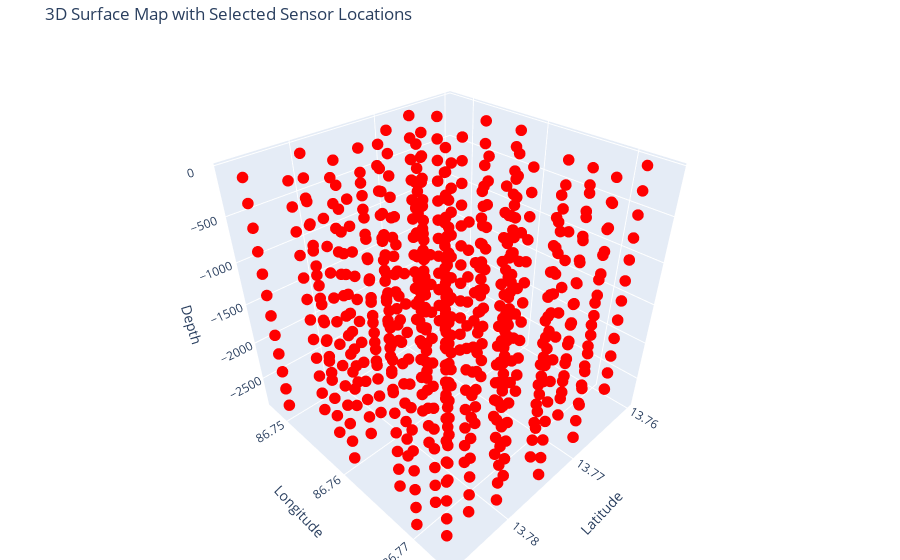

Notebook source saved alongside this figure:
### Code cell
fig = go.Figure()

# Add surface map
fig.add_trace(go.Surface(
    x=df['Latitude'], y=df['Longitude'], z=df['Depth'],
    colorscale='turbo',
    opacity=1,
    showscale=False
))

# Add selected sensors as scatter plot
fig.add_trace(go.Scatter3d(
    x=selected_sensor['Latitude'], y=selected_sensor['Longitude'], z=selected_sensor['Depth'],
    mode='markers',
    marker=dict(
        size=4,
        color='red',
        symbol='circle'
    ),
    name='Selected Sensors'
))

# Customize layout
fig.update_layout(
    title='3D Surface Map with Selected Sensor Locations',
    scene=dict(
        xaxis_title='Latitude',
        yaxis_title='Longitude',
        zaxis_title='Depth',
    ),
    margin=dict(l=0, r=0, b=0, t=40)
)

# Show the plot
fig.show()

### Figure 1 — Plotly figure (JSON) as saved in the notebook; plotly's stock layout.template omitted (floating-point values rounded to 4 significant figures; data arrays with more than 128 entries replaced by an {"elided": "..."} marker saying what was removed)
{"data": [{"colorscale": [[0, "#30123b"], [0.07143, "#4145ab"], [0.1429, "#4675ed"], [0.2143, "#39a2fc"], [0.2857, "#1bcfd4"], [0.3571, "#24eca6"], [0.4286, "#61fc6c"], [0.5, "#a4fc3b"], [0.5714, "#d1e834"], [0.6429, "#f3c63a"], [0.7143, "#fe9b2d"], [0.7857, "#f36315"], [0.8571, "#d93806"], [0.9286, "#b11901"], [1, "#7a0402"]], "opacity": 1, "showscale": false, "type": "surface", "x": [13.76, 13.76, 13.76, 13.76, 13.76, 13.76, 13.76, 13.76, 13.77, 13.77, 13.77, 13.77, 13.77, 13.77, 13.77, 13.77, 13.77, 13.77, 13.77, 13.77, 13.77, 13.77, 13.77, 13.77, 13.77, 13.77, 13.77, 13.77, 13.78, 13.78, 13.78, 13.78, 13.78, 13.78, 13.78, 13.78, 13.78, 13.78, 13.78, 13.78, 13.78, 13.78, 13.78, 13.78, 13.78, 13.78, 13.78, 13.78, 13.78, 13.79, 13.79, 13.79, 13.79], "y": [86.77, 86.76, 86.75, 86.77, 86.77, 86.77, 86.75, 86.76, 86.75, 86.76, 86.77, 86.76, 86.76, 86.77, 86.75, 86.76, 86.77, 86.77, 86.75, 86.75, 86.76, 86.77, 86.76, 86.77, 86.75, 86.76, 86.76, 86.77, 86.75, 86.77, 86.76, 86.75, 86.77, 86.76, 86.77, 86.75, 86.76, 86.77, 86.75, 86.76, 86.75, 86.77, 86.76, 86.77, 86.76, 86.77, 86.75, 86.76, 86.77, 86.77, 86.76, 86.75, 86.77], "z": [-3067, -3067, -3067, -3067, -3067, -3067, -3067, -3067, -3067, -3067, -3067, -3067, -3067, -3067, -3067, -3067, -3067, -3067, -3067, -3067, -3067, -3067, -3066, -3067, -3067, -3066, -3066, -3066, -3067, -3066, -3066, -3066, -3066, -3066, -3066, -3066, -3066, -3066, -3066, -3066, -3066, -3065, -3065, -3065, -3065, -3065, -3066, -3065, -3065, -3065, -3065, -3066, -3065]}, {"marker": {"color": "red", "size": 4, "symbol": "circle"}, "mode": "markers", "name": "Selected Sensors", "type": "scatter3d", "x": {"elided": "636 float values"}, "y": {"elided": "636 float values"}, "z": {"elided": "636 float values"}}], "layout": {"margin": {"b": 0, "l": 0, "r": 0, "t": 40}, "scene": {"xaxis": {"title": {"text": "Latitude"}}, "yaxis": {"title": {"text": "Longitude"}}, "zaxis": {"title": {"text": "Depth"}}}, "title": {"text": "3D Surface Map with Selected Sensor Locations"}}}
